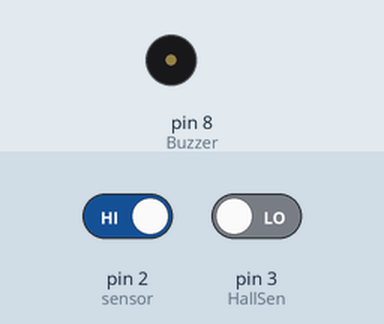
Bench run of a sketch on a simulated Arduino Uno, built with avr-gcc and run on an emulated ATmega328P. On the bench: buzzer (waves = sounding, pin HIGH). The test bench sets the inputs (shaded band); at power-on: pin 2 (sensor) HIGH, pin 3 (HallSen) LOW.

Above: at 1.2 s.
1.3 s: pin 2 (sensor) driven LOW
At 1.36 s:
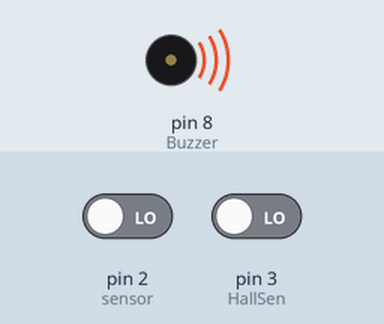
4.3 s: pin 2 (sensor) driven HIGH
At 5.5 s:
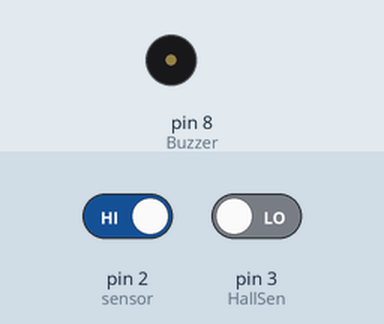
7.3 s: pin 3 (HallSen) driven HIGH
At 7.61 s:
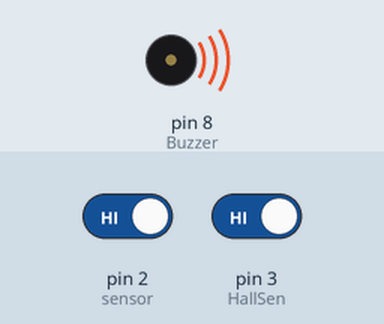
Timing chart, 0 to 16.3 s (numbered marks = the images above; inputs shaded):
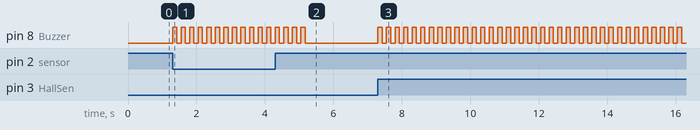

The sketch:

code.ino
```cpp
#define sensor 2          //Deklarasi pin sensor di D2
#define HallSen 3
#define Buzzer 8

void setup() {
  pinMode(sensor, INPUT);   //Setting I/O
  pinMode(HallSen, INPUT);
  pinMode(Buzzer, OUTPUT);
}

void loop() {
  int nilai_sensor = digitalRead(sensor); //Baca sensor IR
  int data = digitalRead(HallSen);        //Baca sensor hall

  if(nilai_sensor == LOW){            //Jika sensor bernilai LOW, maka
    for(int i = 0; i < 16; i++){      //Ulang prosedur alarm(); sebanyak 16 kali
      alarm();
    }
  }
  if(data == HIGH){                 //Jika tidak ada magnet, maka
    for(int i = 0; i < 5; i++){     //Ulang prosedur alarm(); sebanyak 5 kali
      alarm();
    }
  }
}

void alarm(){                         //Prosedur alarm
  digitalWrite(Buzzer, HIGH);         //Nyalakan buzzer
  delay(125);                         //Selama 125 ms
  digitalWrite(Buzzer, LOW);          //Matikan buzzer
  delay(125);                         //Selama 125 ms
}
```

Measured:
- after the input at 1.3 s, pin 8 (Buzzer): alternates HIGH for 0.13 s and LOW for 0.13 s, starting at once
- after the input at 4.3 s, pin 8 (Buzzer): goes on until 5.2 s, then stays LOW
- after the input at 7.3 s, pin 8 (Buzzer): alternates HIGH for 0.13 s and LOW for 0.13 s, starting at once
